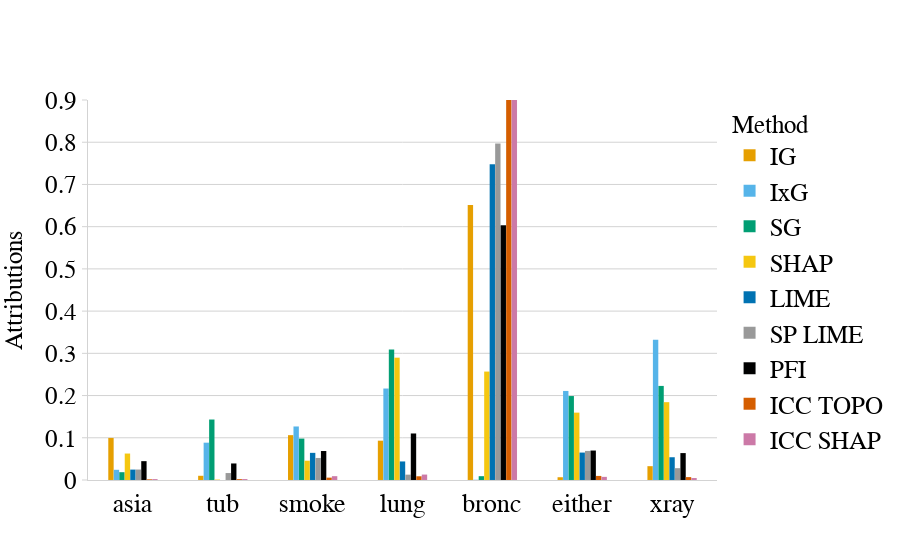

Notebook code for this chart:
### Code cell
# Load JSON
with open(PREFIX +"attributions/cancer/attribution.json", "r") as f:
    data = json.load(f)
global_explanations = data['global_explanations']    
generate_attr_plot(global_explanations,config)

### Figure 1 — Plotly figure (JSON) as saved in the notebook; plotly's stock layout.template omitted (floating-point values rounded to 4 significant figures)
{"data": [{"marker": {"color": "#E69F00", "line": {"width": 0.05}}, "name": "IG", "type": "bar", "width": 0.06, "x": ["asia", "tub", "smoke", "lung", "bronc", "either", "xray"], "y": [0.09972, 0.009998, 0.1062, 0.09315, 0.6515, 0.006586, 0.03278]}, {"marker": {"color": "#56B4E9", "line": {"width": 0.05}}, "name": "IxG", "type": "bar", "width": 0.06, "x": ["asia", "tub", "smoke", "lung", "bronc", "either", "xray"], "y": [0.02418, 0.08842, 0.1268, 0.2167, 0.0006434, 0.2109, 0.3323]}, {"marker": {"color": "#009E73", "line": {"width": 0.05}}, "name": "SG", "type": "bar", "width": 0.06, "x": ["asia", "tub", "smoke", "lung", "bronc", "either", "xray"], "y": [0.01853, 0.1433, 0.0981, 0.3093, 0.009076, 0.1989, 0.2228]}, {"marker": {"color": "#F5C710", "line": {"width": 0.05}}, "name": "SHAP", "type": "bar", "width": 0.06, "x": ["asia", "tub", "smoke", "lung", "bronc", "either", "xray"], "y": [0.0627, 0.001065, 0.04571, 0.2897, 0.2568, 0.1596, 0.1844]}, {"marker": {"color": "#0072B2", "line": {"width": 0.05}}, "name": "LIME", "type": "bar", "width": 0.06, "x": ["asia", "tub", "smoke", "lung", "bronc", "either", "xray"], "y": [0.02467, 2.612e-05, 0.06431, 0.04399, 0.7481, 0.06499, 0.05395]}, {"marker": {"color": "#999999", "line": {"width": 0.05}}, "name": "SP LIME", "type": "bar", "width": 0.06, "x": ["asia", "tub", "smoke", "lung", "bronc", "either", "xray"], "y": [0.02485, 0.01651, 0.0522, 0.01266, 0.7969, 0.06884, 0.02805]}, {"marker": {"color": "#000000", "line": {"width": 0.05}}, "name": "PFI", "type": "bar", "width": 0.06, "x": ["asia", "tub", "smoke", "lung", "bronc", "either", "xray"], "y": [0.04467, 0.03923, 0.06869, 0.1102, 0.6036, 0.06982, 0.06378]}, {"marker": {"color": "#D55E00", "line": {"width": 0.05}}, "name": "ICC TOPO", "type": "bar", "width": 0.06, "x": ["asia", "tub", "smoke", "lung", "bronc", "either", "xray"], "y": [0.001703, 0.002101, 0.005615, 0.008847, 0.9591, 0.009666, 0.006894]}, {"marker": {"color": "#CC79A7", "line": {"width": 0.05}}, "name": "ICC SHAP", "type": "bar", "width": 0.06, "x": ["asia", "tub", "smoke", "lung", "bronc", "either", "xray"], "y": [0.002146, 0.002227, 0.009096, 0.01289, 0.9555, 0.007444, 0.004676]}], "layout": {"bargap": 0.45, "bargroupgap": 1, "barmode": "group", "font": {"size": 14}, "legend": {"font": {"color": "black", "family": "Times New Roman", "size": 25}, "title": {"font": {"color": "black", "family": "Times New Roman", "size": 25}, "text": "Method"}}, "plot_bgcolor": "rgba(0,0,0,0)", "showlegend": true, "xaxis": {"linecolor": "lightgray", "range": [-0.5, 6.5], "showgrid": false, "tickcolor": "lightgray", "tickfont": {"color": "black", "family": "Times New Roman", "size": 26}, "tickmode": "array", "ticktext": ["asia", "tub", "smoke", "lung", "bronc", "either", "xray"], "tickvals": [0, 1, 2, 3, 4, 5, 6]}, "yaxis": {"dtick": 0.1, "gridcolor": "lightgray", "linecolor": "lightgray", "range": [0, 0.9], "showgrid": true, "tickcolor": "lightgray", "tickfont": {"color": "black", "family": "Times New Roman", "size": 25}, "ticks": "outside", "title": {"font": {"color": "black", "family": "Times New Roman", "size": 25}, "text": "Attributions"}}}}
